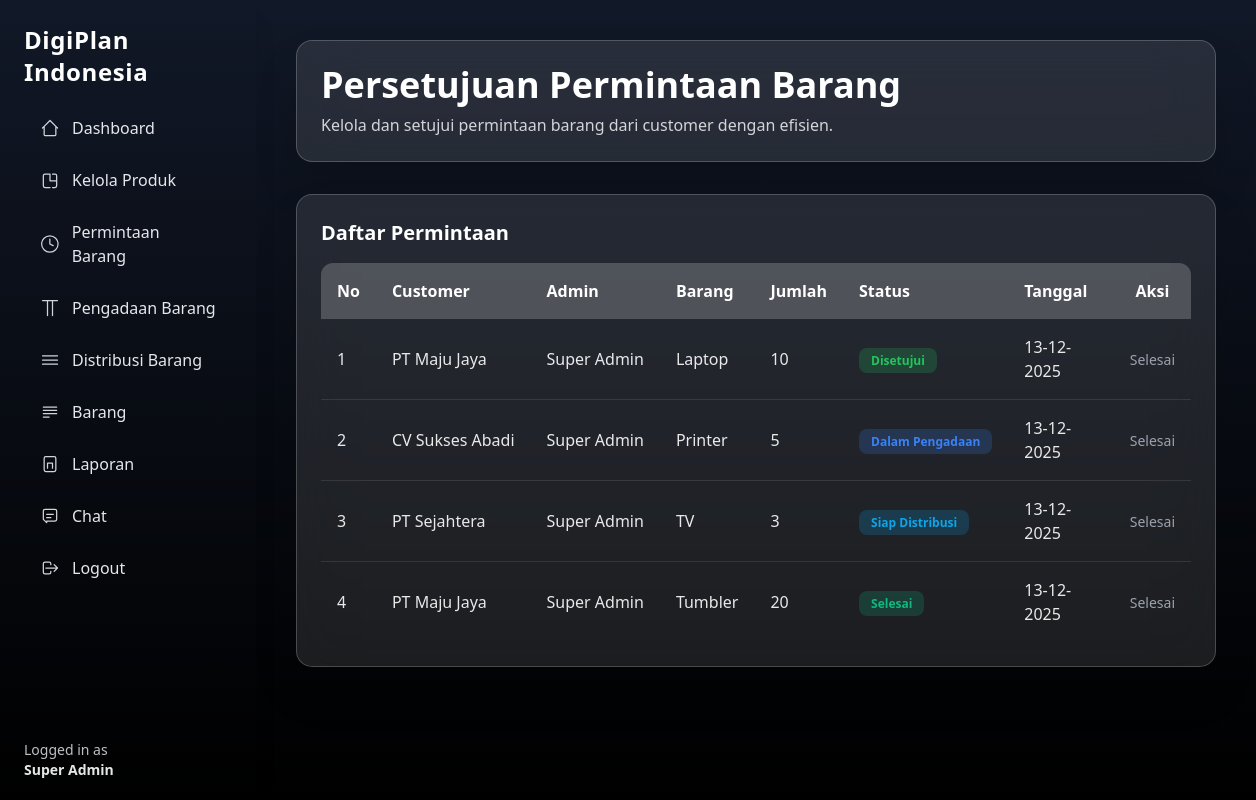
/superadmin/item-approval.php (signed in), run on the app's committed database.
### tables this page shows
CREATE TABLE permintaan_barang (
  id INT AUTO_INCREMENT PRIMARY KEY,
  kode_permintaan VARCHAR(50) UNIQUE,
  user_id INT,
  nama_barang VARCHAR(100),
  merk VARCHAR(100),
  warna VARCHAR(100),
  jumlah INT,
  status ENUM(
    'diajukan',
    'ditolak',
    'disetujui',
    'dalam_pengadaan',
    'siap_distribusi',
    'selesai'
  ),
  admin_id INT,
  tanggal_verifikasi DATETIME,
  catatan_admin TEXT,
  created_at TIMESTAMP DEFAULT CURRENT_TIMESTAMP,
  deleted_at DATETIME DEFAULT NULL,
  FOREIGN KEY (user_id) REFERENCES users(id),
  FOREIGN KEY (admin_id) REFERENCES users(id)
);

CREATE TABLE users (
  id INT AUTO_INCREMENT PRIMARY KEY,
  name VARCHAR(100),
  email VARCHAR(100) UNIQUE,
  password VARCHAR(255),
  role_id INT,
  created_at TIMESTAMP DEFAULT CURRENT_TIMESTAMP,
  deleted_at DATETIME DEFAULT NULL,
  FOREIGN KEY (role_id) REFERENCES roles(id)
);

### include/base-url.php (called while the page is built)
<?php
$base_url = "/digiplan_indonesia/";

### superadmin/item-approval-func.php (called while the page is built, shortened)
<?php
require '../include/conn.php';
$sql = "
    SELECT
        pb.*,
        u.name AS nama_user,
        a.name AS nama_admin
    FROM permintaan_barang pb
    JOIN users u ON pb.user_id = u.id
    LEFT JOIN users a ON pb.admin_id = a.id
    ORDER BY pb.created_at DESC
";
$result = $conn->query($sql);

### superadmin/item-approval.php (the view, shortened to what this page needs)
<?php
require 'item-approval-func.php';
$data_permintaan = [];
while ($row = $result->fetch_assoc()) {
  $data_permintaan[] = $row;
}
?>
<!DOCTYPE html>
<html lang="en">
<head>
  <script src="https://cdn.tailwindcss.com"></script>
  <?php include '../include/base-url.php'; ?>
</head>
<body class="bg-gradient-to-b from-gray-900 to-black overflow-x-hidden" x-data="{ openModalId: null }">
  <div class="flex min-h-screen">
    <?php include '../include/layouts/sidebar-superadmin.php'; ?>
    <main class="ml-64 p-10 w-full flex-1">
      <div class="max-w-7xl mx-auto">
        <div class="backdrop-blur-xl bg-white/10 border border-white/20 p-6 rounded-2xl shadow-2xl mb-8">
          <h1 class="text-4xl font-bold text-white mb-2">Persetujuan Permintaan Barang</h1>
          <p class="text-white/80">Kelola dan setujui permintaan barang dari customer dengan efisien.</p>
        </div>
        <div class="space-y-8">
          <div class="backdrop-blur-xl bg-white/10 border border-white/20 p-6 rounded-2xl shadow-2xl">
            <h2 class="text-xl font-bold text-white mb-4">Daftar Permintaan</h2>
            <div class="overflow-x-auto">
              <table class="w-full border-collapse rounded-xl overflow-hidden">
                <thead>
                  <tr class="bg-white/20 text-white">
                    <th class="p-4 text-left">No</th>
                    <th class="p-4 text-left">Customer</th>
                    <th class="p-4 text-left">Admin</th>
                    <th class="p-4 text-left">Barang</th>
                    <th class="p-4 text-left">Jumlah</th>
                    <th class="p-4 text-left">Status</th>
                    <th class="p-4 text-left">Tanggal</th>
                    <th class="p-4 text-center">Aksi</th>
                  </tr>
                </thead>
                <tbody class="divide-y divide-white/10">
                  <?php $no = 1;
                  foreach ($data_permintaan as $row): ?>
                    <tr class="hover:bg-white/5 transition-colors duration-200">
                      <td class="p-4 text-white/90"><?= $no++ ?></td>
                      <td class="p-4 text-white/90 max-w-xs truncate"><?= htmlspecialchars($row['nama_user']); ?></td>
                      <td class="p-4 text-white/90 max-w-xs truncate">
                        <?= $row['nama_admin'] ?: '<i class="text-gray-400">Belum diverifikasi</i>'; ?>
                      </td>
                      <td class="p-4 text-white/90 max-w-sm truncate"><?= htmlspecialchars($row['nama_barang']); ?></td>
                      <td class="p-4 text-white/90"><?= $row['jumlah']; ?></td>
                      <td class="p-4 capitalize">
                        <?php
                        switch ($row['status']) {
                          case 'disetujui':
                            echo "<span class='px-3 py-1 bg-green-500/20 text-green-500 rounded-lg text-xs whitespace-nowrap font-semibold'>
        Disetujui
      </span>";
                            break;
                          case 'dalam_pengadaan':
                            echo "<span class='px-3 py-1 bg-blue-500/20 text-blue-500 rounded-lg text-xs whitespace-nowrap font-semibold'>
        Dalam Pengadaan
      </span>";
                            break;
                          case 'siap_distribusi':
                            echo "<span class='px-3 py-1 bg-sky-500/20 text-sky-500 rounded-lg text-xs whitespace-nowrap font-semibold'>
        Siap Distribusi
      </span>";
                            break;
                          case 'selesai':
                            echo "<span class='px-3 py-1 bg-emerald-500/20 text-emerald-500 rounded-lg text-xs whitespace-nowrap font-semibold'>
        Selesai
      </span>";
                            break;
                        }
                        ?>
                      </td>
                      <td class="p-4 text-white/90"><?= date('d-m-Y', strtotime($row['created_at'])); ?></td>
                      <td class="p-4 text-center">
                        <?php if ($row['status'] === 'diajukan'): ?>
                          <div x-data="{ open: false }" class="relative inline-block text-left">
                            <button @click="open = !open"
                              class="inline-flex justify-center items-center w-8 h-8 rounded-full bg-white/20 hover:bg-white/30 text-white transition-colors">
                              <svg xmlns="http://www.w3.org/2000/svg" class="h-5 w-5" viewBox="0 0 20 20" fill="currentColor">
                                <path d="M10 3a1.5 1.5 0 110 3 1.5 1.5 0 010-3zm0 5a1.5 1.5 0 110 3 1.5 1.5 0 010-3zm0 5a1.5 1.5 0 110 3 1.5 1.5 0 010-3z" />
                              </svg>
                            </button>
                            <div x-show="open" @click.outside="open = false"
                              class="absolute right-0 mt-2 w-32 bg-white/20 backdrop-blur-sm border border-white/30 rounded-lg shadow-lg z-50">
                              <form action="item-approval-func.php" method="POST">
                                <input type="hidden" name="id" value="<?= $row['id']; ?>">
                                <input type="hidden" name="aksi" value="terima">
                                <button type="submit" class="block w-full text-left px-4 py-2 text-green-400 hover:bg-green-500/20 rounded">Terima</button>
                              </form>
                              <button @click="openModalId = <?= $row['id']; ?>; open=false"
                                class="block w-full text-left px-4 py-2 text-red-400 hover:bg-red-500/20 rounded">Tolak</button>
                            </div>
                          </div>
                        <?php else: ?>
                          <span class="text-gray-400 text-sm">Selesai</span>
                        <?php endif; ?>
                      </td>
                    </tr>
                  <?php endforeach; ?>
                </tbody>
              </table>
            </div>
          </div>
        </div>
      </div>
    </main>
  </div>
</body>
</html>

### include/layouts/sidebar-superadmin.php (shortened to what this page needs)
<aside class="w-64 min-h-screen bg-gradient-to-b from-gray-900 to-black text-gray-200 p-6 fixed shadow-xl">
  <h1 class="text-2xl font-bold mb-5 tracking-wide text-white">DigiPlan Indonesia</h1>
  <nav>
    <ul class="space-y-3">
      <li>
        <a href="<?= $base_url ?>superadmin/dashboard.php"
          class="flex items-center gap-3 px-4 py-2 rounded-xl transition
          hover:bg-white/10 hover:backdrop-blur-md">
          <svg xmlns="http://www.w3.org/2000/svg" class="w-5 h-5 text-gray-300" fill="none"
            viewBox="0 0 24 24" stroke="currentColor">
            <path stroke-linecap="round" stroke-linejoin="round" stroke-width="1.5"
              d="M3 12l2-2m0 0l7-7 7 7M5 10v10a1 1 0 001 1h3m10-11l2 2m-2-2v10a1 1 0 01-1 1h-3m-6 0h6" />
          </svg>
          Dashboard
        </a>
      </li>
      <li>
        <a href="<?= $base_url ?>superadmin/products.php"
          class="flex items-center gap-3 px-4 py-2 rounded-xl transition
          hover:bg-white/10 hover:backdrop-blur-md">
          Kelola Produk
        </a>
      </li>
      <li>
        <a href="<?= $base_url ?>superadmin/item-approval.php"
          class="flex items-center gap-3 px-4 py-2 rounded-xl transition
          hover:bg-white/10 hover:backdrop-blur-md">
          <svg xmlns="http://www.w3.org/2000/svg" class="w-5 h-5 text-gray-300" fill="none"
            viewBox="0 0 24 24" stroke="currentColor">
            <path stroke-width="1.5" stroke-linecap="round" stroke-linejoin="round"
              d="M12 6v6l4 2m6-2a10 10 0 11-20 0 10 10 0 0120 0z" />
          </svg>
          Permintaan Barang
        </a>
      </li>
      <li>
        <a href="<?= $base_url ?>superadmin/pengadaan_barang_admin.php"
          class="flex items-center gap-3 px-4 py-2 rounded-xl transition
          hover:bg-white/10 hover:backdrop-blur-md">
          <svg xmlns="http://www.w3.org/2000/svg" class="w-5 h-5 text-gray-300" fill="none"
            viewBox="0 0 24 24" stroke="currentColor">
            <path stroke-width="1.5" stroke-linecap="round" stroke-linejoin="round"
              d="M3 3h18M9 3v18m6-18v18" />
          </svg>
          Pengadaan Barang
        </a>
      </li>
      <li>
        <a href="<?= $base_url ?>admin/distribusi_barang.php"
          class="flex items-center gap-3 px-4 py-2 rounded-xl transition
          hover:bg-white/10 hover:backdrop-blur-md">
          <svg xmlns="http://www.w3.org/2000/svg" class="w-5 h-5 text-gray-300" fill="none"
            viewBox="0 0 24 24" stroke="currentColor">
            <path stroke-width="1.5" stroke-linecap="round" stroke-linejoin="round"
              d="M3 7h18M3 12h18M3 17h18" />
          </svg>
          Distribusi Barang
        </a>
      </li>
      <li>
        <a href="<?= $base_url ?>admin/stok_barang.php"
          class="flex items-center gap-3 px-4 py-2 rounded-xl transition
          hover:bg-white/10 hover:backdrop-blur-md">
          <svg xmlns="http://www.w3.org/2000/svg" class="w-5 h-5 text-gray-300" fill="none"
            viewBox="0 0 24 24" stroke="currentColor">
            <path stroke-width="1.5" stroke-linecap="round" stroke-linejoin="round"
              d="M4 6h16M4 10h16M4 14h16M4 18h7" />
          </svg>
          Barang
        </a>
      </li>
      <li>
        <a href="<?= $base_url ?>admin/laporan.php"
          class="flex items-center gap-3 px-4 py-2 rounded-xl transition
          hover:bg-white/10 hover:backdrop-blur-md">
          <svg xmlns="http://www.w3.org/2000/svg" class="w-5 h-5 text-gray-300" fill="none"
            viewBox="0 0 24 24" stroke="currentColor">
            <path stroke-width="1.5" stroke-linecap="round" stroke-linejoin="round"
              d="M9 17v-6h6v6m-8 4h10a2 2 0 002-2V5a2 2 0 00-2-2H7a2 2 0 00-2 2v14a2 2 0 002 2z" />
          </svg>
          Laporan
        </a>
      </li>
      <li>
        <a href="<?= $base_url ?>admin/chat.php"
          class="flex items-center gap-3 px-4 py-2 rounded-xl transition
          hover:bg-white/10 hover:backdrop-blur-md">
          <svg xmlns="http://www.w3.org/2000/svg" class="w-5 h-5 text-gray-300" fill="none"
            viewBox="0 0 24 24" stroke="currentColor">
            <path stroke-linecap="round" stroke-linejoin="round" stroke-width="1.5"
              d="M8 10h8M8 14h5m-5 6l-4-4V6a2 2 0 012-2h12a2 2 0 012 2v10a2 2 0 01-2 2H8z" />
          </svg>
          Chat
        </a>
      </li>
      <li>
        <a href="<?= $base_url ?>auth/logout.php"
          class="flex items-center gap-3 px-4 py-2 rounded-xl transition
          hover:bg-white/10 hover:backdrop-blur-md">
          <svg xmlns="http://www.w3.org/2000/svg" class="w-5 h-5 text-gray-300" fill="none"
            viewBox="0 0 24 24" stroke="currentColor">
            <path stroke-linecap="round" stroke-linejoin="round" stroke-width="1.5"
              d="M17 16l4-4m0 0l-4-4m4 4H7m6 4v1a2 2 0 01-2 2H6a2 2 0 01-2-2V7a2 2 0 012-2h5a2 2 0 012 2v1" />
          </svg>
          Logout
        </a>
      </li>
    </ul>
  </nav>
  <div class="absolute bottom-5 left-6 text-sm opacity-90 text-gray-300">
    Logged in as <br>
    <span class="font-semibold text-white"><?= htmlspecialchars($_SESSION['name']); ?></span>
  </div>
</aside>

### data on the page
permintaan_barang: user.name "PT Maju Jaya", admin.name "Super Admin", nama_barang "Laptop", jumlah "10", status "Disetujui", created_at "13-12-2025"
permintaan_barang: user.name "CV Sukses Abadi", admin.name "Super Admin", nama_barang "Printer", jumlah "5", status "Dalam Pengadaan", created_at "13-12-2025"
permintaan_barang: user.name "PT Sejahtera", admin.name "Super Admin", nama_barang "TV", jumlah "3", status "Siap Distribusi", created_at "13-12-2025"
permintaan_barang: user.name "PT Maju Jaya", admin.name "Super Admin", nama_barang "Tumbler", jumlah "20", status "Selesai", created_at "13-12-2025"

### other printed values
$_SESSION['name'] "Super Admin"
